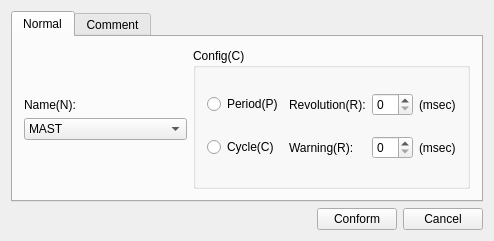
<?xml version="1.0" encoding="UTF-8"?>
<ui version="4.0">
 <class>CAttrWgt</class>
 <widget class="QWidget" name="CAttrWgt">
  <property name="geometry">
   <rect>
    <x>0</x>
    <y>0</y>
    <width>494</width>
    <height>241</height>
   </rect>
  </property>
  <property name="windowTitle">
   <string>CAttrWgt</string>
  </property>
  <layout class="QHBoxLayout" name="horizontalLayout_2">
   <item>
    <layout class="QVBoxLayout" name="verticalLayout">
     <item>
      <widget class="QTabWidget" name="tabWidget">
       <property name="currentIndex">
        <number>0</number>
       </property>
       <widget class="QWidget" name="tab">
        <attribute name="title">
         <string>Normal</string>
        </attribute>
        <layout class="QHBoxLayout" name="horizontalLayout_4">
         <item>
          <layout class="QHBoxLayout" name="horizontalLayout_3">
           <item>
            <layout class="QVBoxLayout" name="verticalLayout_2">
             <item>
              <spacer name="verticalSpacer">
               <property name="orientation">
                <enum>Qt::Vertical</enum>
               </property>
               <property name="sizeHint" stdset="0">
                <size>
                 <width>20</width>
                 <height>40</height>
                </size>
               </property>
              </spacer>
             </item>
             <item>
              <widget class="QLabel" name="label">
               <property name="text">
                <string>Name(N):</string>
               </property>
              </widget>
             </item>
             <item>
              <widget class="QComboBox" name="comboBox">
               <item>
                <property name="text">
                 <string>MAST</string>
                </property>
               </item>
               <item>
                <property name="text">
                 <string>FAST</string>
                </property>
               </item>
               <item>
                <property name="text">
                 <string>AUX0</string>
                </property>
               </item>
              </widget>
             </item>
             <item>
              <spacer name="verticalSpacer_2">
               <property name="orientation">
                <enum>Qt::Vertical</enum>
               </property>
               <property name="sizeHint" stdset="0">
                <size>
                 <width>20</width>
                 <height>40</height>
                </size>
               </property>
              </spacer>
             </item>
            </layout>
           </item>
           <item>
            <widget class="QGroupBox" name="groupBox">
             <property name="title">
              <string>Config(C)</string>
             </property>
             <layout class="QGridLayout" name="gridLayout">
              <item row="0" column="0">
               <widget class="QRadioButton" name="radioButton">
                <property name="text">
                 <string>Period(P)</string>
                </property>
               </widget>
              </item>
              <item row="0" column="1">
               <widget class="QLabel" name="label_2">
                <property name="text">
                 <string>Revolution(R):</string>
                </property>
               </widget>
              </item>
              <item row="0" column="2">
               <widget class="QSpinBox" name="spinBox"/>
              </item>
              <item row="0" column="3">
               <widget class="QLabel" name="label_4">
                <property name="text">
                 <string>(msec)</string>
                </property>
               </widget>
              </item>
              <item row="1" column="0">
               <widget class="QRadioButton" name="radioButton_2">
                <property name="text">
                 <string>Cycle(C)</string>
                </property>
               </widget>
              </item>
              <item row="1" column="1">
               <widget class="QLabel" name="label_3">
                <property name="text">
                 <string>Warning(R):</string>
                </property>
               </widget>
              </item>
              <item row="1" column="2">
               <widget class="QSpinBox" name="spinBox_2"/>
              </item>
              <item row="1" column="3">
               <widget class="QLabel" name="label_8">
                <property name="text">
                 <string>(msec)</string>
                </property>
               </widget>
              </item>
             </layout>
            </widget>
           </item>
          </layout>
         </item>
        </layout>
       </widget>
       <widget class="QWidget" name="tab_2">
        <attribute name="title">
         <string>Comment</string>
        </attribute>
        <layout class="QHBoxLayout" name="horizontalLayout_5">
         <item>
          <widget class="QTextEdit" name="textEdit"/>
         </item>
        </layout>
       </widget>
      </widget>
     </item>
     <item>
      <layout class="QHBoxLayout" name="horizontalLayout">
       <item>
        <spacer name="horizontalSpacer">
         <property name="orientation">
          <enum>Qt::Horizontal</enum>
         </property>
         <property name="sizeHint" stdset="0">
          <size>
           <width>40</width>
           <height>20</height>
          </size>
         </property>
        </spacer>
       </item>
       <item>
        <widget class="QPushButton" name="pushButton">
         <property name="text">
          <string>Conform</string>
         </property>
        </widget>
       </item>
       <item>
        <widget class="QPushButton" name="pushButton_2">
         <property name="text">
          <string>Cancel</string>
         </property>
        </widget>
       </item>
      </layout>
     </item>
    </layout>
   </item>
  </layout>
 </widget>
 <layoutdefault spacing="6" margin="11"/>
 <resources/>
 <connections/>
</ui>
